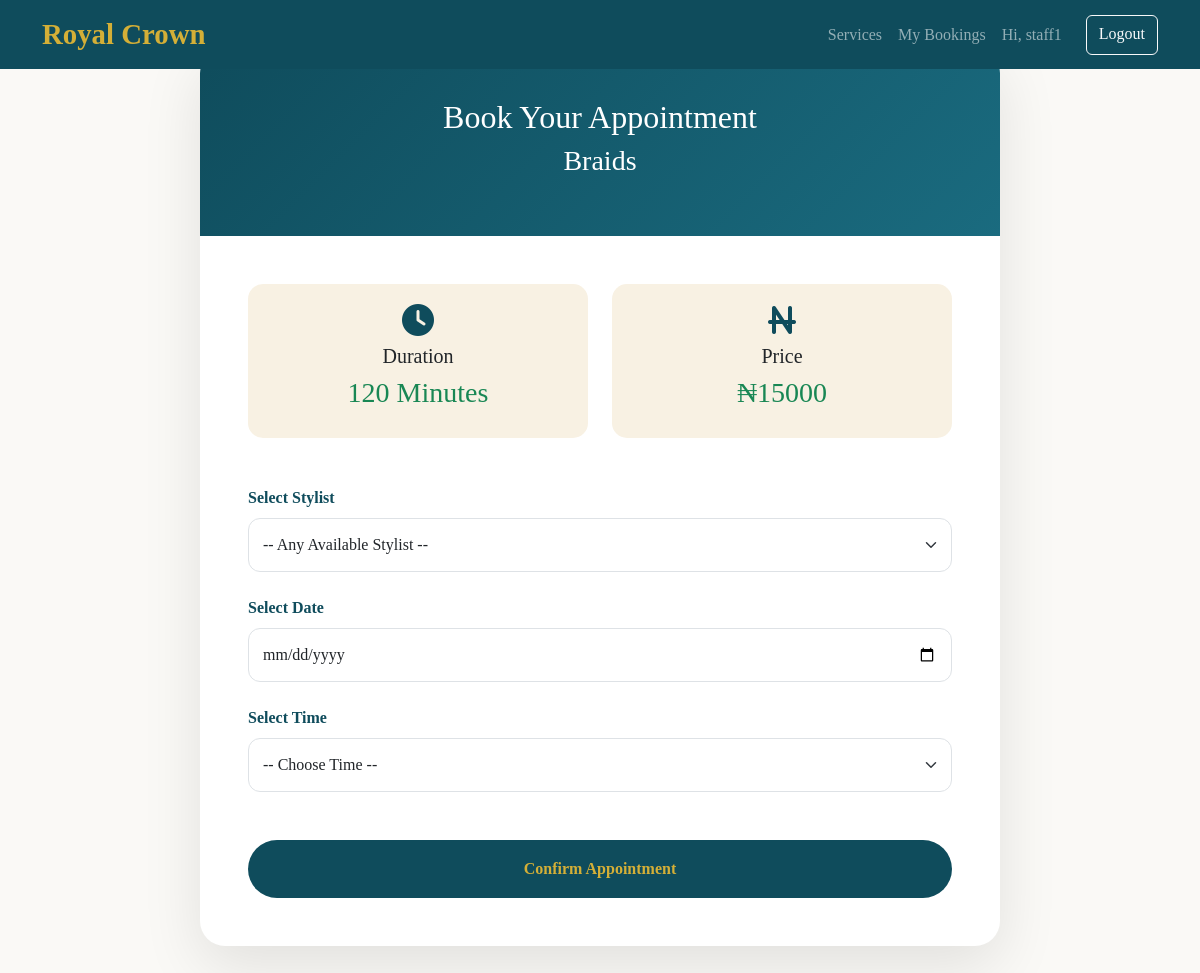
Screenshot of /book/2/ (signed in) with the database file from the repository.
### core/models.py (models this page shows)
class Service(models.Model):
    name = models.CharField(max_length=100)
    duration = models.IntegerField(help_text="Duration in minutes")
    price = models.IntegerField()
    description = models.TextField(blank=True)

### core/views.py (the view, shortened to what this page needs)
# urls.py: path('book/<int:service_id>/', views.book_service, name='book_service'),
@login_required(login_url='login')
def book_service(request, service_id):
    service = get_object_or_404(Service, id=service_id)
    staff_list = Staff.objects.all()
    return render(request, 'book.html', {
        'service': service,
        'staff_list': staff_list
    })

### core/templates/book.html (shortened to what this page needs)
<!DOCTYPE html>
<html lang="en">
<head>
    <link href="https://cdn.jsdelivr.net/npm/bootstrap@5.3.3/dist/css/bootstrap.min.css" rel="stylesheet">
    <link href="https://cdnjs.cloudflare.com/ajax/libs/font-awesome/6.5.0/css/all.min.css" rel="stylesheet">
</head>
<body>
    <nav class="navbar navbar-expand-lg navbar-dark fixed-top">
        <div class="container">
            <a class="navbar-brand logo" href="{% url 'home' %}">Royal Crown</a>
            <div class="navbar-nav ms-auto">
                <a class="nav-link" href="{% url 'services' %}">Services</a>
                <a class="nav-link" href="{% url 'my_bookings' %}">My Bookings</a>
                {% if user.is_authenticated %}
                    <span class="nav-link">Hi, {{ user.username }}</span>
                    <a class="btn btn-outline-light ms-3" href="{% url 'logout' %}">Logout</a>
                {% else %}
                    <a class="btn btn-outline-light ms-3" href="{% url 'login' %}">Login</a>
                    <a class="btn btn-gold ms-2" href="{% url 'register' %}">Register</a>
                {% endif %}
            </div>
        </div>
    </nav>
    <div class="container">
        <div class="booking-container mt-5">
            <div class="booking-header">
                <h2>Book Your Appointment</h2>
                <h3 class="mt-2">{{ service.name }}</h3>
            </div>
            <div class="p-5">
                <div class="row mb-5">
                    <div class="col-md-6">
                        <div class="info-box">
                            <i class="fas fa-clock fa-2x mb-2" style="color: #0F4C5C;"></i>
                            <h5>Duration</h5>
                            <h3 class="text-success">{{ service.duration }} Minutes</h3>
                        </div>
                    </div>
                    <div class="col-md-6">
                        <div class="info-box">
                            <i class="fas fa-naira-sign fa-2x mb-2" style="color: #0F4C5C;"></i>
                            <h5>Price</h5>
                            <h3 class="text-success">₦{{ service.price }}</h3>
                        </div>
                    </div>
                </div>
                <form method="post">
                    <div class="mb-4">
                        <label class="form-label">Select Stylist</label>
                        <select name="staff_id" class="form-select" required>
                            <option value="">-- Any Available Stylist --</option>
                        </select>
                    </div>
                    <div class="mb-4">
                        <label class="form-label">Select Date</label>
                        <input type="date" name="date" class="form-control" required>
                    </div>
                    <div class="mb-5">
                        <label class="form-label">Select Time</label>
                        <select name="start_time" class="form-select" required>
                            <option value="">-- Choose Time --</option>
                        </select>
                    </div>
                    <button type="submit" class="btn btn-book w-100">Confirm Appointment</button>
                </form>
            </div>
        </div>
    </div>
</body>
</html>

### core/templates/book.html (style rules this page uses)
body { background: #FAF9F6; font-family: 'Playfair Display', serif; }
.navbar { background: #0F4C5C !important; }
.logo { color: #D4AF37; font-weight: 700; font-size: 1.8rem; }
.booking-container { max-width: 800px; margin: 100px auto; background: white; border-radius: 25px; box-shadow: 0 20px 60px rgba(0,0,0,0.1); overflow: hidden; }
.booking-header { background: linear-gradient(135deg, #0F4C5C, #1a6b7f); color: white; padding: 50px 30px; text-align: center; }
.info-box { background: #f8f1e3; border-radius: 15px; padding: 20px; text-align: center; }
.form-label { font-weight: 600; color: #0F4C5C; }
.form-control, .form-select { padding: 14px; border-radius: 12px; }
.btn-book { background: #0F4C5C; color: #D4AF37; font-weight: 700; padding: 16px; border-radius: 50px; }

### rows the page displays
Service: name "Braids", duration "120", price "15000"

### other values shown
{{ user.username }} "staff1"
